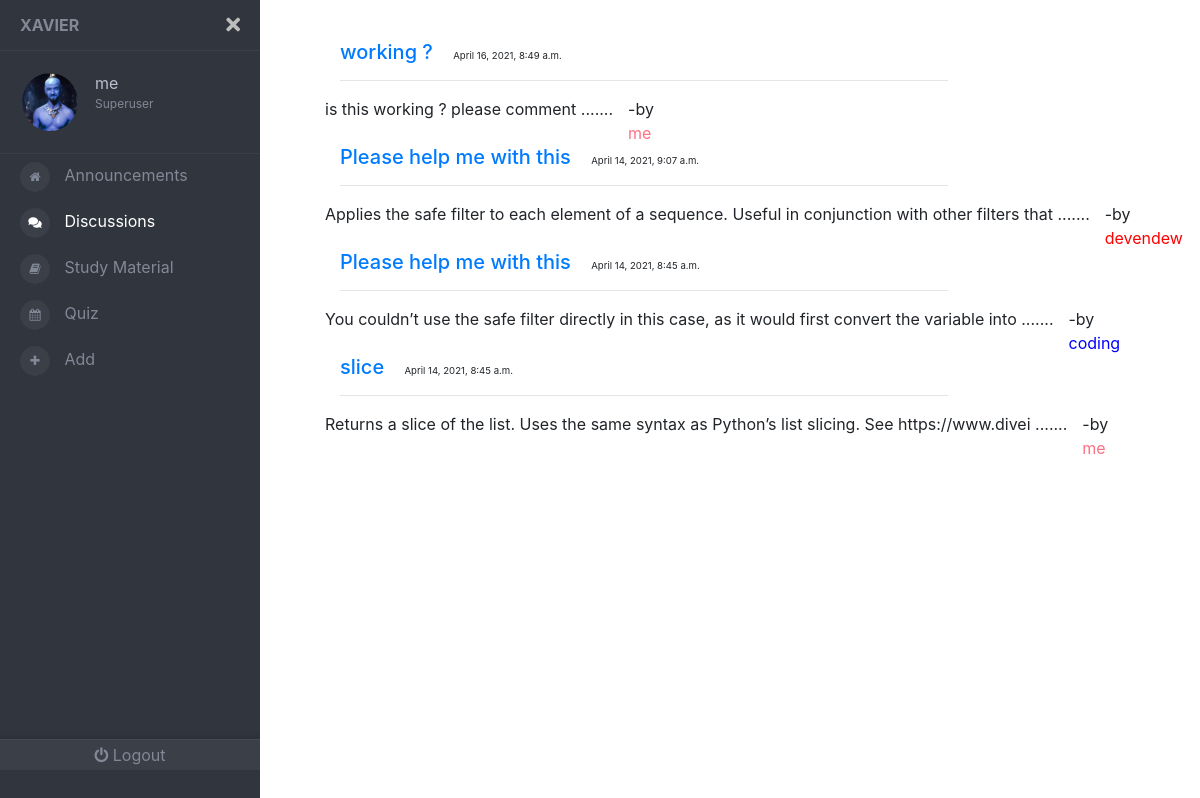
Page /discussions/ (signed in) on the earlier database version.
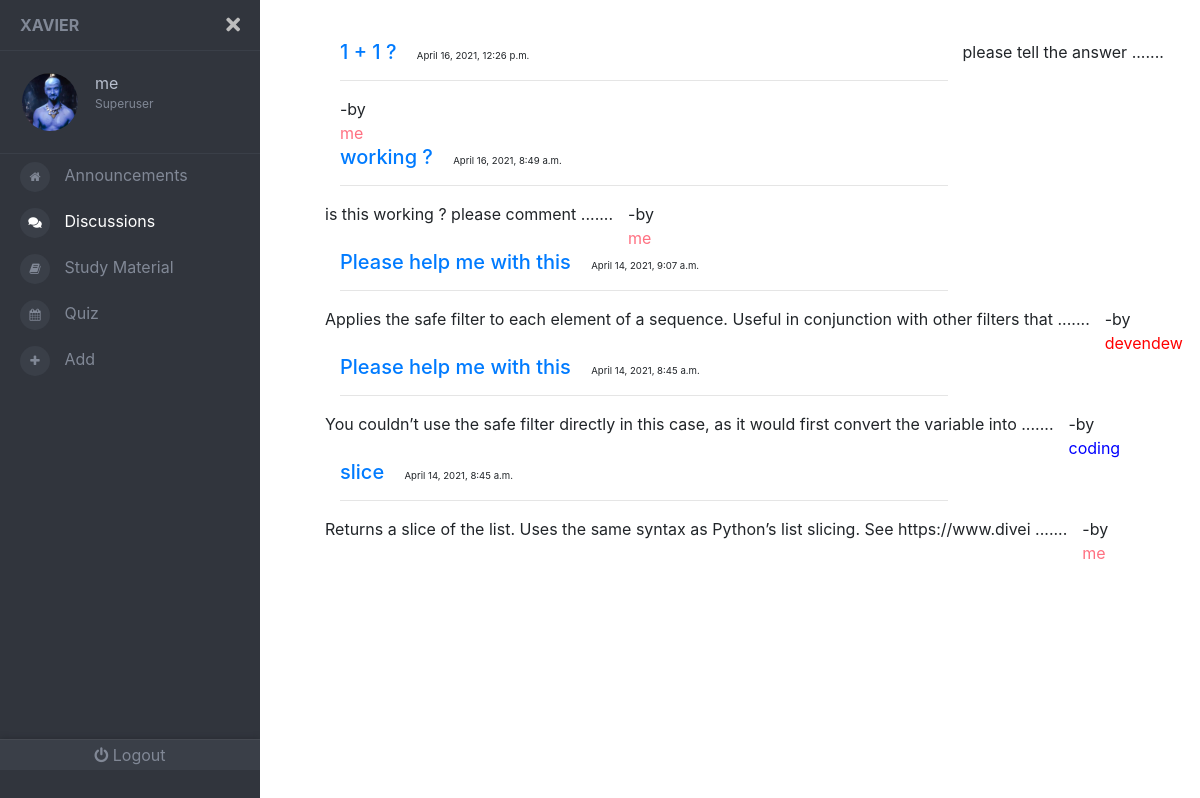
Same page on the later database version.
### front/models.py (models this page shows, shortened)
class Profile(models.Model):
	user= models.OneToOneField(User , on_delete = models.CASCADE )
	image = models.ImageField(default='default.jpg' , upload_to = 'profile_pics')
	bg = models.ImageField(default= 'default.jpg'  , upload_to = 'bg_pics')
	color = models.CharField(max_length=7, default='#000000')

class Discussion(models.Model):
	title = models.CharField(max_length=30  , default='Please help me with this')
	content = models.TextField()
	time= models.DateTimeField(auto_now_add=True)
	author = models.ForeignKey(User , on_delete =  models.SET(get_sentinel_user))
	room = models.CharField(max_length=8, default=get_code)

### front/views.py (the view)
# urls.py: path('discussions/',views.discuss ,  name='discusspage'),
def discuss(request):
	if not(request.user.is_authenticated):
		  return redirect('signpage')
	discussion = Discussion.objects.all()[len(Discussion.objects.all())-20:
					] if len(Discussion.objects.all()) > 21 else Discussion.objects.all()
	discussion2 = []
	for i in range(len(discussion)-1 , -1 , -1):
		discussion2.append(discussion[i])
	return render(request, 'front/disc.html' , {'discussions' : discussion2})

### front/templates/front/disc.html (shortened to what this page needs)
{% load static %}
<!DOCTYPE html>
<html lang="en">
  <head>
    <link rel="stylesheet" href='{% static "front/navbar.css" %}' />
    <link
      rel="stylesheet"
      href="https://cdnjs.cloudflare.com/ajax/libs/twitter-bootstrap/4.1.1/css/bootstrap.css"
    />
    <link
      rel="stylesheet"
      href="https://use.fontawesome.com/releases/v5.0.13/css/all.css"
    />
    <link rel="stylesheet" href='{% static "front/material.css" %}' />
    <link rel="stylesheet" href='{% static "front/study.css" %}' />
  </head>
  <body>
    <div class="page-wrapper chiller-theme toggled">
      <nav id="sidebar" class="sidebar-wrapper">
        <div class="sidebar-content">
          <div class="sidebar-brand">
            <a href="./home.html">Xavier</a>
            <div id="close-sidebar">
              <i class="fas fa-times"></i>
            </div>
          </div>
          <div class="sidebar-header">
            <div class="user-pic">
              <img
                class="img-responsive img-rounded"
                src="{{request.user.profile.image.url}}"
                alt="User picture"
                style = "border-radius: 50% ;"
              />
            </div>
            <div class="user-info">
              <span class="user-name">
                {{ request.user.username }}
              </span>
              <span class="user-role">
                  {% if request.user.is_superuser %}
              Superuser
                 {% elif request.user.is_staff %}
              Staff
                  {% else %}
              Student
                  {% endif %}
            </div>
          </div>
          <div class="sidebar-menu">
            <ul>
              <li>
                <a href="{% url 'mainpage' %} "
                  ><i class="fa fa-home" aria-hidden="true"></i>
                  <span>Announcements</span>
                </a>
              </li>
              <li>
                <a href="{% url 'discusspage' %} "  style="color: white" >
                  <i class="fas  fa-comments"></i>
                  <span>Discussions</span>
                </a>
              </li>
              <li>
                <a href="#"
                  ><i class="fa  fa-book"></i>
                  <span>Study Material</span>
                </a>
              </li>
              <li>
                <a href='#'
                ><i class="fa fa-calendar"></i>
                  <span>Quiz</span>
                </a>
              </li>
              <li>
                <a href="#"
                  ><i class="fa fa-plus" aria-hidden="true"></i>
                  <span>Add</span>
                </a>
              </li>
            </ul>
          </div>
          <div class="sidebar-footer">
            <a href="{% url 'logout' %} " style="text-decoration: none">
              <i class="fa fa-power-off"></i>
              <span>Logout</span></a
            >
          </div>
        </div>
      </nav>
      <main class="page-content">
        <div class="container">
         {% for discussion in discussions %}
          <div class="ibox-content forum-container">
            <div class="forum-item active">
              <div class="row">
                <div class="col-md-9">
                  <h5 class="forum-item-title">
                    <a href="#" class="forum-item-title"
                      >{{discussion.title}}</a
                    >
                    <span class="col-md-3" style="font-size: .75rem ;" > <small> {{discussion.time}}</small></span>
                  </h5>
                  <hr />
                </div>
                <div class="forum-sub-title">
                  {{discussion.content |slice:":100"}} .......
                </div>
                <div class="col-md-1 forum-info"> -by
                  <span class="views-number" style="color: {{discussion.author.profile.color}}" >  {{discussion.author}} </span>
                </div>
              </div>
            </div>
          </div>
            {% endfor %}
        </div>
      </main>
    </div>
  </body>
</html>

### front/static/front/navbar.css (style rules this page uses)
a { text-decoration: none; }
a:link { text-decoration: none; }
body { font-size: 0.9rem; }
.page-wrapper .sidebar-wrapper, .sidebar-wrapper .sidebar-brand > a, .sidebar-wrapper .sidebar-dropdown > a:after, .sidebar-wrapper .sidebar-menu .sidebar-dropdown .sidebar-submenu li a:before, .sidebar-wrapper ul li a i, .page-wrapper .page-content, .sidebar-wrapper .sidebar-search input.search-menu, .sidebar-wrapper .sidebar-search .input-group-text, .sidebar-wrapper .sidebar-menu ul li a, #show-sidebar, #close-sidebar { -webkit-transition: all 0.3s ease; -moz-transition: all 0.3s ease; -ms-transition: all 0.3s ease; -o-transition: all 0.3s ease; transition: all 0.3s ease; }
.page-wrapper { height: 100vh; }
.page-wrapper.toggled .sidebar-wrapper { left: 0px; }
@media screen and (min-width: 768px) { .page-wrapper.toggled .page-content { padding-left: 300px; } }
.sidebar-wrapper { width: 260px; height: 100%; max-height: 100%; position: fixed; top: 0; left: -300px; z-index: 999; }
.sidebar-wrapper ul { list-style-type: none; padding: 0; margin: 0; }
.sidebar-wrapper a { text-decoration: none; }
.sidebar-content { max-height: calc(100% - 30px); height: calc(100% - 30px); overflow-y: auto; position: relative; }
.sidebar-wrapper .sidebar-brand { padding: 10px 20px; display: flex; align-items: center; }
.sidebar-wrapper .sidebar-brand > a { text-transform: uppercase; font-weight: bold; flex-grow: 1; }
.sidebar-wrapper .sidebar-brand #close-sidebar { cursor: pointer; font-size: 20px; }
.sidebar-wrapper .sidebar-header { padding: 20px; overflow: hidden; }
.sidebar-wrapper .sidebar-header .user-pic { float: left; width: 60px; padding: 2px; border-radius: 12px; margin-right: 15px; overflow: hidden; }
.sidebar-wrapper .sidebar-header .user-pic img { object-fit: cover; height: 100%; width: 100%; }
.sidebar-wrapper .sidebar-header .user-info { float: left; }
.sidebar-wrapper .sidebar-header .user-info > span { display: block; }
.sidebar-wrapper .sidebar-header .user-info .user-role { font-size: 12px; }
.sidebar-wrapper .sidebar-menu { padding-bottom: 10px; }
.sidebar-wrapper .sidebar-menu ul li a { display: inline-block; width: 100%; text-decoration: none; position: relative; padding: 8px 30px 8px 20px; }
.sidebar-wrapper .sidebar-menu ul li a i { margin-right: 10px; font-size: 12px; width: 30px; height: 30px; line-height: 30px; text-align: center; border-radius: 50%; }
.sidebar-footer { position: absolute; width: 100%; bottom: 0; display: flex; }
.sidebar-footer > a { flex-grow: 1; text-align: center; height: 30px; line-height: 30px; position: relative; }
.page-wrapper .page-content { display: inline-block; width: 100%; padding-left: 0px; padding-top: 20px; }
.page-wrapper .page-content > div { padding: 20px 40px; }
.page-wrapper .page-content { overflow-x: hidden; }
.chiller-theme .sidebar-wrapper { background: #31353d; }
.chiller-theme .sidebar-wrapper .sidebar-header, .chiller-theme .sidebar-wrapper .sidebar-search, .chiller-theme .sidebar-wrapper .sidebar-menu { border-top: 1px solid #3a3f48; }
.chiller-theme .sidebar-wrapper .sidebar-header .user-info .user-role, .chiller-theme .sidebar-wrapper .sidebar-header .user-info .user-status, .chiller-theme .sidebar-wrapper .sidebar-search input.search-menu, .chiller-theme .sidebar-wrapper .sidebar-search .input-group-text, .chiller-theme .sidebar-wrapper .sidebar-brand > a, .chiller-theme .sidebar-wrapper .sidebar-menu ul li a, .chiller-theme .sidebar-footer > a { color: #818896; }
.chiller-theme .sidebar-wrapper .sidebar-menu ul li:hover > a, .chiller-theme .sidebar-wrapper .sidebar-menu .sidebar-dropdown.active > a, .chiller-theme .sidebar-wrapper .sidebar-header .user-info, .chiller-theme .sidebar-wrapper .sidebar-brand > a:hover, .chiller-theme .sidebar-footer > a:hover i { color: #b8bfce; }
.page-wrapper.chiller-theme.toggled #close-sidebar { color: #bdbdbd; }
.chiller-theme .sidebar-wrapper .sidebar-menu ul li a i, .chiller-theme .sidebar-wrapper .sidebar-menu .sidebar-dropdown div, .chiller-theme .sidebar-wrapper .sidebar-search input.search-menu, .chiller-theme .sidebar-wrapper .sidebar-search .input-group-text { background: #3a3f48; }
.chiller-theme .sidebar-footer { background: #3a3f48; box-shadow: 0px -1px 5px #282c33; border-top: 1px solid #464a52; }
.chiller-theme .sidebar-footer > a:first-child { border-left: none; }
.chiller-theme .sidebar-footer > a:last-child { border-right: none; }

Differences in the rows shown:
added Discussion: title "1 + 1 ?", time "April 16, 2021, 12:26 p.m.", content "please tell the answer", author "me"
